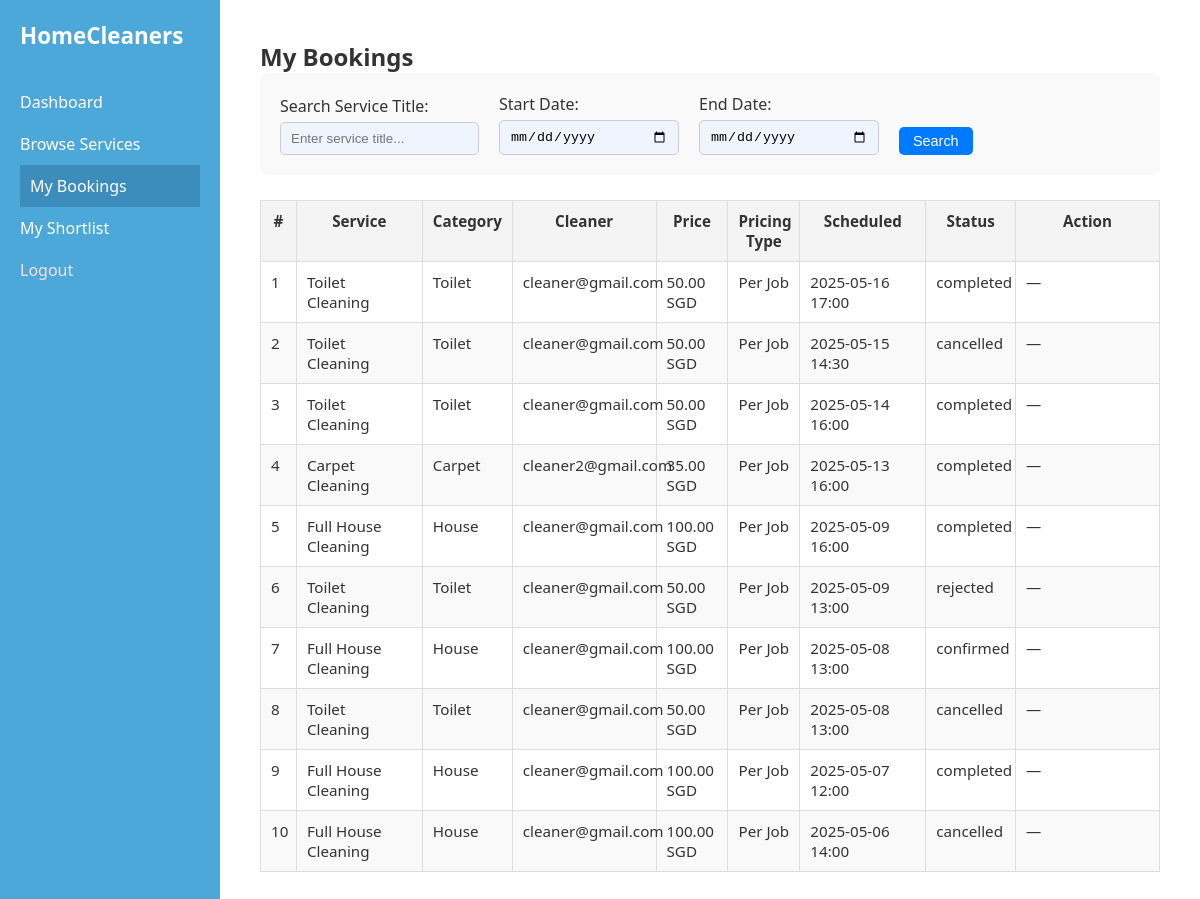
The page /boundary/view_bookings.php (signed in) on the database as committed earlier.
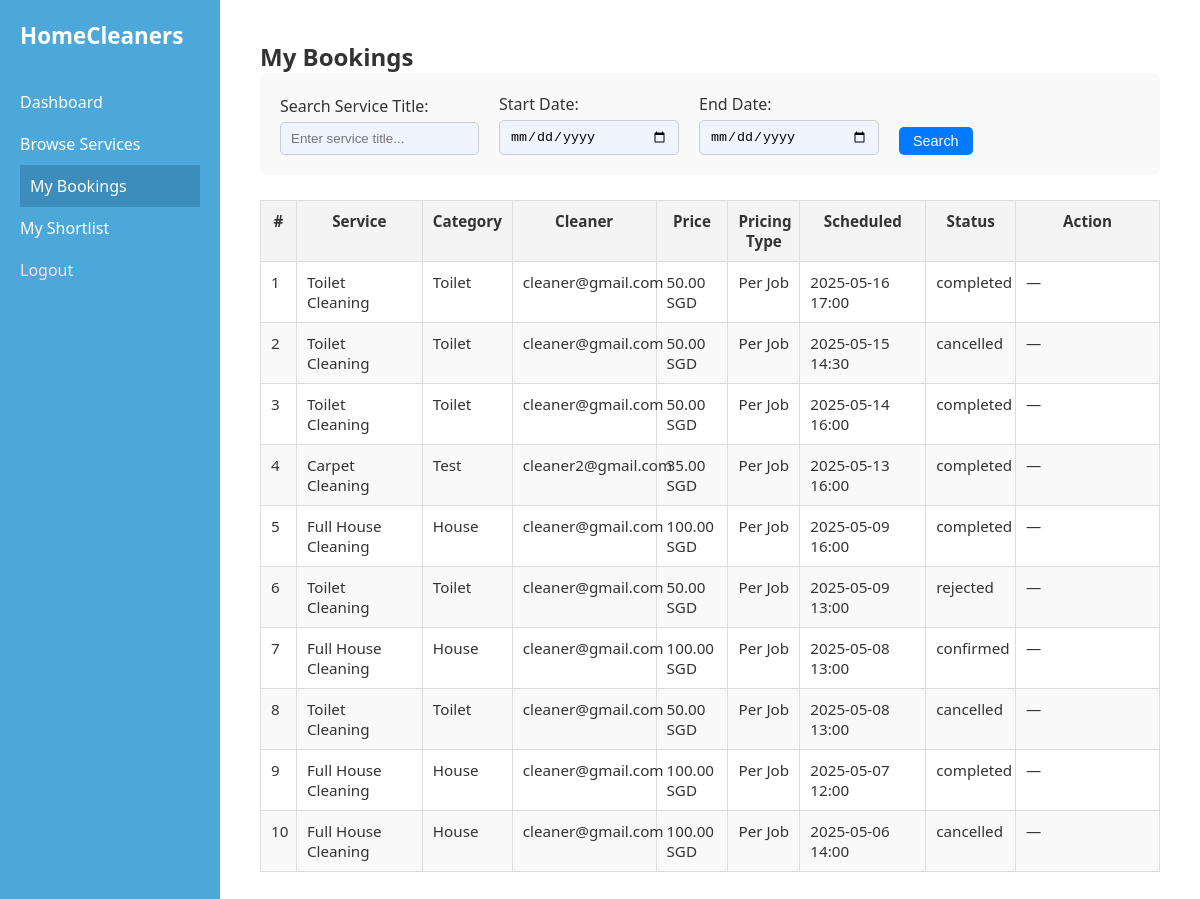
The same page on the database as committed later.
### tables this page shows
CREATE TABLE IF NOT EXISTS `bookings` (
  `id` int NOT NULL AUTO_INCREMENT,
  `homeowner_id` int NOT NULL,
  `service_id` int NOT NULL,
  `status` enum('pending','confirmed','in_progress','completed','cancelled','rejected') DEFAULT 'pending',
  `created_at` datetime DEFAULT CURRENT_TIMESTAMP,
  `booking_datetime` datetime NOT NULL DEFAULT CURRENT_TIMESTAMP,
  PRIMARY KEY (`id`),
  KEY `homeowner_id` (`homeowner_id`),
  KEY `service_id` (`service_id`)
);

CREATE TABLE IF NOT EXISTS `categories` (
  `id` int NOT NULL AUTO_INCREMENT,
  `name` varchar(50) NOT NULL,
  PRIMARY KEY (`id`),
  UNIQUE KEY `name` (`name`)
);

CREATE TABLE IF NOT EXISTS `services` (
  `id` int NOT NULL AUTO_INCREMENT,
  `cleaner_id` int NOT NULL,
  `title` varchar(100) NOT NULL,
  `description` text NOT NULL,
  `price` decimal(10,2) NOT NULL,
  `category_id` int NOT NULL,
  `pricing_type` enum('per_job','per_hour') NOT NULL,
  `created_at` datetime DEFAULT CURRENT_TIMESTAMP,
  `view_count` int DEFAULT '0',
  `shortlist_count` int DEFAULT '0',
  PRIMARY KEY (`id`),
  KEY `cleaner_id` (`cleaner_id`),
  KEY `category_id` (`category_id`)
);

CREATE TABLE IF NOT EXISTS `users` (
  `id` int NOT NULL AUTO_INCREMENT,
  `email` varchar(100) NOT NULL,
  `password` varchar(255) NOT NULL,
  `user_type` enum('C','H','A','P') NOT NULL,
  `created_at` datetime DEFAULT CURRENT_TIMESTAMP,
  `account_status` tinyint(1) NOT NULL DEFAULT '1',
  PRIMARY KEY (`id`),
  UNIQUE KEY `email` (`email`)
);

### entity/Booking.php (called while the page is built, shortened)
<?php
class Booking {
    public static function filter($pdo, $homeowner_id, $service, $start, $end) {
    $query = "
        SELECT b.*, s.title, s.pricing_type, s.price, c.name AS category_name, u.email AS cleaner_email
        FROM bookings b
        JOIN services s ON b.service_id = s.id
        JOIN users u ON s.cleaner_id = u.id
        JOIN categories c ON s.category_id = c.id
        WHERE b.homeowner_id = ?
    ";
    $params = [$homeowner_id];
    $query .= " ORDER BY b.booking_datetime DESC";
    $stmt = $pdo->prepare($query);
    $stmt->execute($params);
    return $stmt->fetchAll();
}
}

### control/HomeownerController.php (called while the page is built, shortened)
<?php
require_once __DIR__ . '/../entity/Booking.php';
class HomeownerController {
    public static function filterBookings($homeowner_id, $service, $start, $end) {
    global $pdo;
    return Booking::filter($pdo, $homeowner_id, $service, $start, $end);
}
}

### boundary/view_bookings.php (the view, shortened to what this page needs)
<?php
require_once '../config/db.php';
require_once '../control/HomeownerController.php';
$homeowner_id = $_SESSION['user']['id'];
$service_search = $_GET['service_search'] ?? '';
$start_date = $_GET['start_date'] ?? '';
$end_date = $_GET['end_date'] ?? '';
$bookings = HomeownerController::filterBookings($homeowner_id, $service_search, $start_date, $end_date);
?>
<!DOCTYPE html>
<html>
<head>
    <link rel="stylesheet" href="../css/layout.css">
    <link rel="stylesheet" href="../css/homeowner.css">
    <link rel="stylesheet" href="../css/view_bookings.css">
</head>
<body>
<div class="dashboard-layout">
    <aside class="sidebar homeowner-sidebar">
        <div class="sidebar-brand">HomeCleaners</div>
        <nav class="sidebar-links">
            <a href="dashboard_homeowner.php">Dashboard</a>
            <a href="view_services.php">Browse Services</a>
            <a href="view_bookings.php" class="active">My Bookings</a>
            <a href="view_shortlist.php">My Shortlist</a>
            <a href="../logout.php" class="logout-link">Logout</a>
        </nav>
    </aside>
    <main class="dashboard-main">
        <h2>My Bookings</h2>
        <form method="get" class="filter-form">
            <div class="form-row">
                <label for="service_search">Search Service Title:</label>
                <input type="text" name="service_search" placeholder="Enter service title..." value="<?= htmlspecialchars($service_search) ?>">
            </div>
            <div class="form-row">
                <label for="start_date">Start Date:</label>
                <input type="date" name="start_date" value="<?= htmlspecialchars($start_date) ?>">
            </div>
            <div class="form-row">
                <label for="end_date">End Date:</label>
                <input type="date" name="end_date" value="<?= htmlspecialchars($end_date) ?>">
            </div>
            <div class="form-actions">
                <button type="submit" class="btn btn-blue">Search</button>
            </div>
        </form>
        <?php if (empty($bookings)): ?>
            <p>No bookings found.</p>
        <?php else: ?>
            <table class="booking-table">
                <thead>
                    <tr>
                        <th>#</th>
                        <th>Service</th>
                        <th>Category</th>
                        <th>Cleaner</th>
                        <th>Price</th>
                        <th>Pricing Type</th>
                        <th>Scheduled</th>
                        <th>Status</th>
                        <th>Action</th>
                    </tr>
                </thead>
                <tbody>
                    <?php foreach ($bookings as $i => $b): ?>
                        <tr>
                            <td><?= $i + 1 ?></td>
                            <td><?= htmlspecialchars($b['title']) ?></td>
                            <td><?= htmlspecialchars($b['category_name']) ?></td>
                            <td><?= htmlspecialchars($b['cleaner_email']) ?></td>
                            <td><?= number_format($b['price'], 2) ?> SGD</td>
                            <td><?= $b['pricing_type'] === 'per_job' ? 'Per Job' : 'Per Hour' ?></td>
                            <td><?= date('Y-m-d H:i', strtotime($b['booking_datetime'])) ?></td>
                            <td><?= htmlspecialchars($b['status']) ?></td>
                            <td>
                                <?php if (strtolower($b['status']) === 'pending'): ?>
                                    <form method="post" action="cancel_booking.php" onsubmit="return confirm('Cancel this booking?')">
                                        <input type="hidden" name="booking_id" value="<?= $b['id'] ?>">
                                        <button type="submit" class="btn btn-red">Cancel</button>
                                    </form>
                                <?php else: ?>
                                    —
                                <?php endif; ?>
                            </td>
                        </tr>
                    <?php endforeach; ?>
                </tbody>
            </table>
        <?php endif; ?>
    </main>
</div>
</body>
</html>

Rows that differ between the two databases and show on the page:
changed through a linked row, bookings "Carpet Cleaning": categories.name "Carpet" → "Test"
